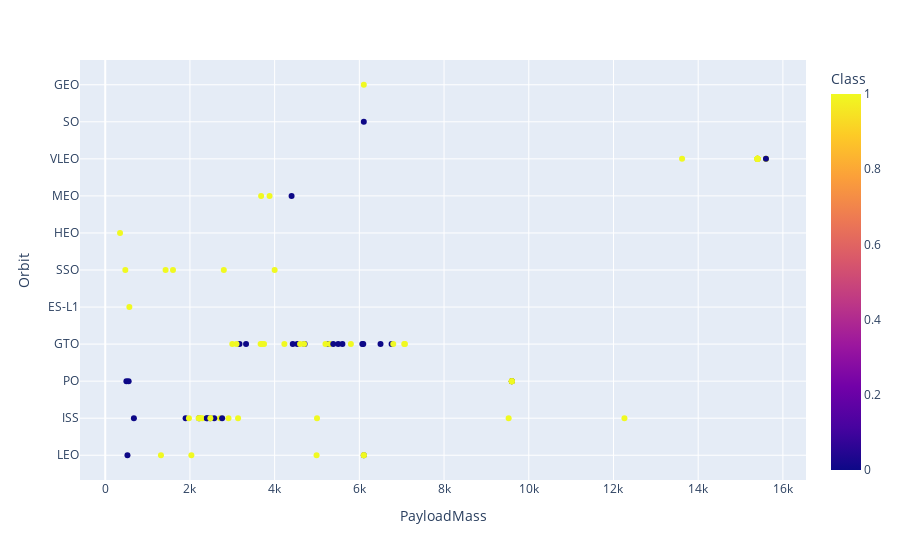

The code cell stored with this chart in its notebook:
### Markdown cell above
Similarly, we can plot the Payload vs. Orbit scatter point charts to reveal the relationship between Payload and Orbit type

### Code cell
# Plot a scatter point chart with x axis to be Payload and y axis to be the Orbit, and hue to be the class value
px.scatter(df, x="PayloadMass", y="Orbit", color="Class")

### Figure 1 — Plotly figure (JSON) as saved in the notebook; plotly's stock layout.template omitted (floating-point values rounded to 4 significant figures)
{"data": [{"hovertemplate": "PayloadMass=%{x}<br>Orbit=%{y}<br>Class=%{marker.color}<extra></extra>", "legendgroup": "", "marker": {"color": [0, 0, 0, 0, 0, 0, 1, 1, 0, 0, 0, 0, 1, 0, 0, 0, 1, 0, 0, 1, 1, 1, 1, 1, 0, 1, 1, 0, 1, 1, 0, 1, 1, 1, 0, 1, 1, 1, 1, 1, 1, 1, 1, 1, 1, 0, 0, 0, 1, 1, 0, 0, 1, 1, 1, 1, 1, 1, 1, 0, 0, 1, 1, 1, 1, 1, 1, 0, 1, 1, 1, 1, 0, 1, 0, 1, 0, 1, 1, 1, 1, 1, 1, 1, 1, 1, 1, 1, 1, 1], "coloraxis": "coloraxis", "symbol": "circle"}, "mode": "markers", "name": "", "orientation": "h", "showlegend": false, "type": "scatter", "x": [6105.0, 525, 677, 500, 3170, 3325, 2296, 1316, 4535, 4428, 2216, 2395, 570, 1898, 4707, 2477, 2034, 553, 5271, 3136, 4696, 3100, 2257, 4600, 5500, 9600, 2490, 5600, 5300, 6105.0, 6070, 2708, 3669, 9600, 6761, 2910, 475, 4990, 9600, 5200, 3700, 2205, 9600, 6105.0, 4230, 6092, 9600, 2760, 350, 3750, 5384.0, 2410, 7076, 9600, 5800, 7060, 2800, 3000, 4000, 2573, 4400, 9600, 12259, 2482, 13620, 1425, 2228.0, 6500, 15600, 5000, 6800, 15400, 6105.0, 15600, 15400, 1977, 15600, 15400, 9525, 15400, 15400, 3880, 6105.0, 15400, 1600, 15400, 15400, 15400, 15400, 3681], "xaxis": "x", "y": ["LEO", "LEO", "ISS", "PO", "GTO", "GTO", "ISS", "LEO", "GTO", "GTO", "ISS", "ISS", "ES-L1", "ISS", "GTO", "ISS", "LEO", "PO", "GTO", "ISS", "GTO", "GTO", "ISS", "GTO", "GTO", "PO", "ISS", "GTO", "GTO", "LEO", "GTO", "ISS", "GTO", "PO", "GTO", "ISS", "SSO", "LEO", "PO", "GTO", "GTO", "ISS", "PO", "LEO", "GTO", "GTO", "PO", "ISS", "HEO", "GTO", "GTO", "ISS", "GTO", "PO", "GTO", "GTO", "SSO", "GTO", "SSO", "ISS", "MEO", "PO", "ISS", "ISS", "VLEO", "SSO", "ISS", "GTO", "VLEO", "ISS", "GTO", "VLEO", "SO", "VLEO", "VLEO", "ISS", "VLEO", "VLEO", "ISS", "VLEO", "VLEO", "MEO", "GEO", "VLEO", "SSO", "VLEO", "VLEO", "VLEO", "VLEO", "MEO"], "yaxis": "y"}], "layout": {"coloraxis": {"colorbar": {"title": {"text": "Class"}}, "colorscale": [[0, "#0d0887"], [0.1111, "#46039f"], [0.2222, "#7201a8"], [0.3333, "#9c179e"], [0.4444, "#bd3786"], [0.5556, "#d8576b"], [0.6667, "#ed7953"], [0.7778, "#fb9f3a"], [0.8889, "#fdca26"], [1, "#f0f921"]]}, "legend": {"tracegroupgap": 0}, "margin": {"t": 60}, "xaxis": {"anchor": "y", "domain": [0, 1], "title": {"text": "PayloadMass"}}, "yaxis": {"anchor": "x", "domain": [0, 1], "title": {"text": "Orbit"}}}}
